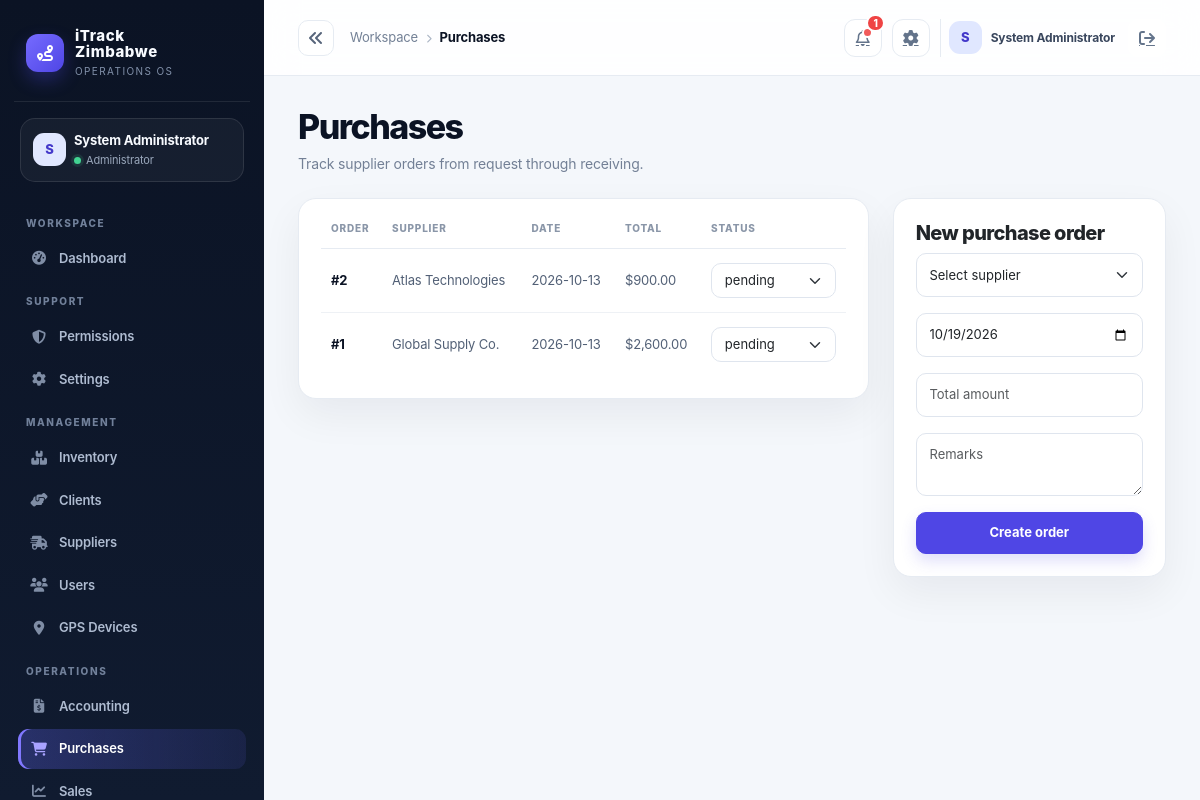
The app's page /index.php?controller=purchases (signed in) with its own data.
### tables this page shows
CREATE TABLE IF NOT EXISTS purchase_orders (
  id INT AUTO_INCREMENT PRIMARY KEY,
  supplier_id INT NULL,
  ordered_by INT NULL,
  order_date DATE NOT NULL DEFAULT CURRENT_DATE,
  status VARCHAR(50) NOT NULL DEFAULT 'pending',
  total_amount DECIMAL(14,2) NOT NULL DEFAULT 0.00,
  remarks TEXT,
  created_at TIMESTAMP DEFAULT CURRENT_TIMESTAMP,
  FOREIGN KEY (supplier_id) REFERENCES suppliers(id) ON DELETE SET NULL,
  FOREIGN KEY (ordered_by) REFERENCES users(id) ON DELETE SET NULL
);

CREATE TABLE IF NOT EXISTS suppliers (
  id INT AUTO_INCREMENT PRIMARY KEY,
  company_name VARCHAR(150) NOT NULL,
  contact_name VARCHAR(150),
  email VARCHAR(150),
  phone VARCHAR(50),
  address TEXT,
  status VARCHAR(20) NOT NULL DEFAULT 'active',
  created_at TIMESTAMP DEFAULT CURRENT_TIMESTAMP
);

### app/controllers/PurchasesController.php (called while the page is built, shortened)
<?php
class PurchasesController extends Controller {
 private PurchaseOrder $model; private Supplier $suppliers;
 public function __construct(){ $this->model=new PurchaseOrder(); $this->suppliers=new Supplier(); }
 public function index(): void { $this->requireModuleAccess('purchases', ['Administrator','Procurement Officer','Store Officer']); $this->view('purchases/index',['title'=>'Purchases','orders'=>$this->model->all(),'suppliers'=>$this->suppliers->all(),'error'=>$_SESSION['flash_error']??null]); unset($_SESSION['flash_error']); }
}

### public/index.php (called while the page is built, shortened)
<?php
$uri = $_SERVER['REQUEST_URI'] ?? '/';
$controllerKey = $_GET['controller'] ?? null;
$actionKey = $_GET['action'] ?? null;
$route = $controllerKey ? [
    'controller' => ucfirst($controllerKey) . 'Controller',
    'action' => $actionKey ?? 'index',
] : Router::route($uri);
$actionName = $route['action'];
$controller = new $controllerName();
$controller->$actionName();

### app/core/Model.php (called while the page is built, shortened)
<?php
require_once dirname(__DIR__) . '/config/database.php';
abstract class Model
{
    protected PDO $db;
    public function __construct()
    {
        $this->db = Database::getInstance();
    }
    protected function fetchAll(string $sql, array $params = []): array
    {
        $stmt = $this->db->prepare($sql);
        $stmt->execute($params);
        return $stmt->fetchAll();
    }
    protected function execute(string $sql, array $params = []): int
    {
        $stmt = $this->db->prepare($sql);
        $stmt->execute($params);
        return $stmt->rowCount();
    }
}

### app/config/env.php (called while the page is built, shortened)
<?php
function loadEnv(): array
{
    static $loaded = null;
    if ($loaded !== null) {
        return $loaded;
    }
    $loaded = [];
    $envPath = dirname(__DIR__, 2) . '/.env';
    if (!is_readable($envPath)) {
        return $loaded;
    }
    return $loaded;
}
function env(string $key, $default = null)
{
    $vars = loadEnv();
    $value = getenv($key);
    return $value !== false ? $value : $default;
}

### app/config/app.php (called while the page is built)
<?php
require_once __DIR__ . '/env.php';
return [
    'app_name' => env('APP_NAME', 'iTrack Zimbabwe'),
    'environment' => strtolower((string) env('APP_ENV', 'development')),
    'db_driver' => strtolower((string) env('DB_DRIVER', 'auto')),
    'db_sqlite_path' => (string) env('DB_SQLITE_PATH', dirname(__DIR__, 2) . '/storage/itrack.sqlite'),
    'allow_registration' => filter_var(env('APP_ALLOW_REGISTRATION', !in_array(strtolower((string) env('APP_ENV', 'development')), ['prod', 'production'], true)), FILTER_VALIDATE_BOOLEAN),
    'session_secure' => filter_var(env('APP_SESSION_SECURE', false), FILTER_VALIDATE_BOOLEAN),
    'mail_from' => env('MAIL_FROM', 'no-reply@localhost'),
    'public_url' => rtrim((string) env('APP_PUBLIC_URL', ''), '/'),
    'debug' => filter_var(env('APP_DEBUG', false), FILTER_VALIDATE_BOOLEAN),
    'base_url' => env('APP_BASE_URL', '/itrack-zimbabwe'),
    'db' => [
        'host' => env('DB_HOST', '127.0.0.1'),
        'port' => env('DB_PORT', '3306'),
        'name' => env('DB_NAME', 'itrack_zimbabwe'),
        'user' => env('DB_USER', 'root'),
        'pass' => env('DB_PASS', ''),
    ],
    'session_name' => env('SESSION_NAME', 'itrack_session'),
    'csrf_token_name' => env('CSRF_TOKEN_NAME', 'csrf_token'),
    'upload_dir' => env('UPLOAD_DIR', dirname(__DIR__, 1) . '/uploads'),
    'openrouter_api_key' => env('OPENROUTER_API_KEY', ''),
    'openrouter_model' => env('OPENROUTER_MODEL', 'openrouter/free'),
];

### app/config/database.php (called while the page is built, shortened)
<?php
require_once dirname(__DIR__) . '/config/app.php';
class Database
{
    private static ?PDO $instance = null;
    public static function getInstance(): PDO
    {
        if (self::$instance === null) {
            $config = require dirname(__DIR__) . '/config/app.php';
            $mysqlEnabled = extension_loaded('pdo_mysql');
            if ($config['db_driver'] === 'sqlite') {
                self::$instance = self::createSqliteInstance($config);
            } elseif ($config['db_driver'] === 'mysql' || ($config['db_driver'] === 'auto' && $mysqlEnabled)) {
                try {
                    $dsn = sprintf('mysql:host=%s;port=%s;dbname=%s;charset=utf8mb4', $config['db']['host'], $config['db']['port'], $config['db']['name']);
                    self::$instance = new PDO($dsn, $config['db']['user'], $config['db']['pass'], [
                        PDO::ATTR_ERRMODE => PDO::ERRMODE_EXCEPTION,
                        PDO::ATTR_DEFAULT_FETCH_MODE => PDO::FETCH_ASSOC,
                        PDO::ATTR_EMULATE_PREPARES => false,
                    ]);
                } catch (PDOException $exception) {
                    if ($config['environment'] === 'production' || $config['db_driver'] === 'mysql') {
                        throw new RuntimeException('Unable to connect to the configured MySQL database.', 0, $exception);
                    }
                    self::$instance = self::createSqliteInstance($config);
                }
            } else {
                if ($config['environment'] === 'production' && $config['db_driver'] !== 'sqlite') {
                    throw new RuntimeException('Production requires DB_DRIVER=mysql or an explicit DB_DRIVER=sqlite configuration.');
                }
                self::$instance = self::createSqliteInstance($config);
            }
        }
        return self::$instance;
    }
}

### app/models/PurchaseOrder.php (called while the page is built, shortened)
<?php
class PurchaseOrder extends ModuleModel {
    public function all(): array { return $this->fetchAll("SELECT po.*, s.company_name AS supplier_name, u.name AS ordered_by_name FROM purchase_orders po LEFT JOIN suppliers s ON s.id=po.supplier_id LEFT JOIN users u ON u.id=po.ordered_by ORDER BY po.id DESC"); }
}

### app/views/purchases/index.php (the view)
<div class="d-flex justify-content-between align-items-start mb-4"><div><h1 class="page-title">Purchases</h1><p class="page-subtitle">Track supplier orders from request through receiving.</p></div></div><div class="row g-4"><div class="col-lg-8"><div class="card"><div class="card-body"><div class="table-responsive"><table class="table align-middle"><thead><tr><th>Order</th><th>Supplier</th><th>Date</th><th>Total</th><th>Status</th></tr></thead><tbody><?php foreach($orders as $order): ?><tr><td>#<?= (int)$order['id'] ?></td><td><?= htmlspecialchars($order['supplier_name']??'Unassigned') ?></td><td><?= htmlspecialchars($order['order_date']) ?></td><td>$<?= number_format((float)$order['total_amount'],2) ?></td><td><form method="post" action="?controller=purchases&action=status" class="d-flex gap-2"><?= $this->csrfField() ?><input type="hidden" name="id" value="<?= (int)$order['id'] ?>"><select name="status" class="form-select form-select-sm" onchange="this.form.submit()"><option <?= $order['status']==='pending'?'selected':'' ?>>pending</option><option <?= $order['status']==='approved'?'selected':'' ?>>approved</option><option <?= $order['status']==='received'?'selected':'' ?>>received</option><option <?= $order['status']==='cancelled'?'selected':'' ?>>cancelled</option></select></form></td></tr><?php endforeach; ?></tbody></table></div></div></div></div><div class="col-lg-4"><div class="card"><div class="card-body"><h5>New purchase order</h5><form method="post" action="?controller=purchases&action=create" class="vstack gap-3"><?= $this->csrfField() ?><select class="form-select" name="supplier_id"><option value="">Select supplier</option><?php foreach($suppliers as $s): ?><option value="<?= (int)$s['id'] ?>"><?= htmlspecialchars($s['company_name']) ?></option><?php endforeach; ?></select><input class="form-control" type="date" name="order_date" value="<?= date('Y-m-d') ?>"><input class="form-control" type="number" step="0.01" name="total_amount" placeholder="Total amount"><textarea class="form-control" name="remarks" placeholder="Remarks"></textarea><button class="btn btn-primary">Create order</button></form></div></div></div></div>

### app/views/layouts/main.php (style rules this page uses)
:root { --ink:#0b1324; --ink-2:#111d33; --muted:#738096; --line:#e6ebf2; --canvas:#f4f7fb; --card:#fff; --brand:#4f46e5; --brand-2:#6d5dfc; --mint:#13b981; --amber:#f59e0b; --danger:#e25555; --shadow:0 16px 40px rgba(15,23,42,.06); }
* { box-sizing:border-box; }
body { background:var(--canvas); color:var(--ink); margin:0; font-family:Inter,ui-sans-serif,system-ui,-apple-system,"Segoe UI",sans-serif; letter-spacing:-.01em; }
.page-title { font-size:clamp(25px,3vw,34px); font-weight:800; letter-spacing:-.045em; margin:0; line-height:1.1; }
main > .d-flex.justify-content-between { margin-bottom:24px !important; }
.page-subtitle { color:var(--muted); font-size:14px; margin:8px 0 0; max-width:700px; }
.card { border:1px solid var(--line); border-radius:18px; background:var(--card); box-shadow:var(--shadow); }
.card .card-body { padding:22px; }
.btn { border-radius:10px; font-weight:700; font-size:13px; padding:.63rem .9rem; }
.btn-primary { background:var(--brand); border-color:var(--brand); box-shadow:0 7px 15px rgba(79,70,229,.18); }
.table { margin:0; font-size:13px; }
.table thead th { color:#8a96a8; border-bottom:1px solid var(--line); text-transform:uppercase; letter-spacing:.08em; font-size:10px; font-weight:800; padding:0 10px 12px; white-space:nowrap; }
.table tbody td { padding:14px 10px; border-color:#eef1f5; color:#526076; vertical-align:middle; }
.table tbody tr:last-child td { border-bottom:0; }
.table tbody td:first-child { color:var(--ink); font-weight:750; }
.form-control,.form-select { border-color:#dfe5ee; border-radius:10px; font-size:13px; padding:.7rem .8rem; }
.table-responsive { border-radius:12px; }
.card > .card-body > h2, .card > .card-body > h3, .card > .card-body > h4, .card > .card-body > h5 { font-weight:800; letter-spacing:-.03em; }
.card .form-select-sm { min-width:118px; padding-top:.42rem; padding-bottom:.42rem; }

### records on screen
purchase_orders: id "2", supplier.company_name "Atlas Technologies", order_date "2026-10-13", total_amount "900.00", status "pending"
purchase_orders: id "1", supplier.company_name "Global Supply Co.", order_date "2026-10-13", total_amount "2,600.00", status "pending"

### other values on screen
$initials "S"
$user['name'] "System Administrator"
$role "Administrator"
$group "WORKSPACE"
$item['label'] "Dashboard"
$group "SUPPORT"
$item['label'] "Permissions"
$item['label'] "Settings"
$group "MANAGEMENT"
$item['label'] "Inventory"
$item['label'] "Clients"
$item['label'] "Suppliers"
$item['label'] "Users"
$item['label'] "GPS Devices"
$group "OPERATIONS"
